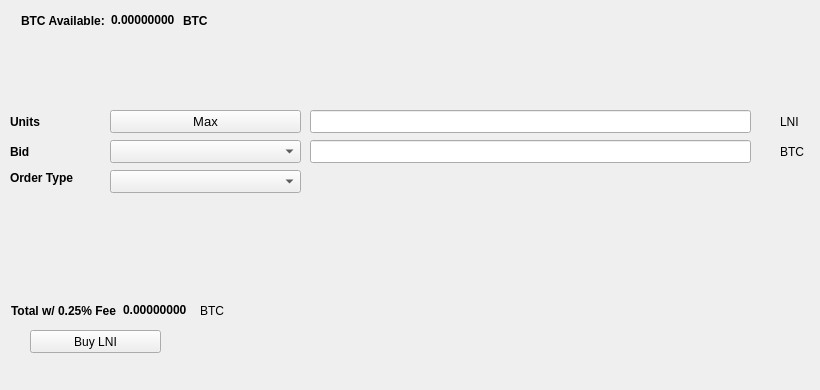
   <widget class="QWidget" name="BuyTab">
    <attribute name="title">
     <string>Buy</string>
    </attribute>
    <widget class="QPushButton" name="BuyPIV">
     <property name="geometry">
      <rect>
       <x>30</x>
       <y>330</y>
       <width>131</width>
       <height>23</height>
      </rect>
     </property>
     <property name="text">
      <string>Buy LNI</string>
     </property>
     <property name="icon">
      <iconset resource="../loonie.qrc">
       <normaloff>:/icons/bitcoin</normaloff>:/icons/bitcoin</iconset>
     </property>
    </widget>
    <widget class="QLabel" name="label_3">
     <property name="geometry">
      <rect>
       <x>10</x>
       <y>110</y>
       <width>46</width>
       <height>23</height>
      </rect>
     </property>
     <property name="font">
      <font>
       <weight>75</weight>
       <bold>true</bold>
      </font>
     </property>
     <property name="text">
      <string>Units</string>
     </property>
    </widget>
    <widget class="QLineEdit" name="UnitsInput">
     <property name="geometry">
      <rect>
       <x>310</x>
       <y>110</y>
       <width>441</width>
       <height>23</height>
      </rect>
     </property>
     <property name="font">
      <font>
       <pointsize>9</pointsize>
       <weight>75</weight>
       <bold>true</bold>
      </font>
     </property>
    </widget>
    <widget class="QLineEdit" name="BuyBidPriceEdit">
     <property name="geometry">
      <rect>
       <x>310</x>
       <y>140</y>
       <width>441</width>
       <height>23</height>
      </rect>
     </property>
     <property name="font">
      <font>
       <pointsize>9</pointsize>
       <weight>75</weight>
       <bold>true</bold>
      </font>
     </property>
    </widget>
    <widget class="QLabel" name="label_4">
     <property name="geometry">
      <rect>
       <x>780</x>
       <y>110</y>
       <width>31</width>
       <height>23</height>
      </rect>
     </property>
     <property name="text">
      <string>LNI</string>
     </property>
    </widget>
    <widget class="QLabel" name="label_5">
     <property name="geometry">
      <rect>
       <x>780</x>
       <y>140</y>
       <width>31</width>
       <height>23</height>
      </rect>
     </property>
     <property name="text">
      <string>BTC</string>
     </property>
    </widget>
    <widget class="QLabel" name="label_6">
     <property name="geometry">
      <rect>
       <x>10</x>
       <y>140</y>
       <width>46</width>
       <height>23</height>
      </rect>
     </property>
     <property name="font">
      <font>
       <weight>75</weight>
       <bold>true</bold>
      </font>
     </property>
     <property name="text">
      <string>Bid</string>
     </property>
    </widget>
    <widget class="QLabel" name="label_7">
     <property name="geometry">
      <rect>
       <x>10</x>
       <y>170</y>
       <width>91</width>
       <height>16</height>
      </rect>
     </property>
     <property name="font">
      <font>
       <weight>75</weight>
       <bold>true</bold>
      </font>
     </property>
     <property name="text">
      <string>Order Type</string>
     </property>
    </widget>
    <widget class="QPushButton" name="Buy_Max_Amount">
     <property name="geometry">
      <rect>
       <x>110</x>
       <y>110</y>
       <width>191</width>
       <height>23</height>
      </rect>
     </property>
     <property name="font">
      <font>
       <pointsize>10</pointsize>
      </font>
     </property>
     <property name="text">
      <string>Max</string>
     </property>
    </widget>
    <widget class="QComboBox" name="BuyBidcomboBox">
     <property name="geometry">
      <rect>
       <x>110</x>
       <y>140</y>
       <width>191</width>
       <height>23</height>
      </rect>
     </property>
     <property name="font">
      <font>
       <pointsize>10</pointsize>
      </font>
     </property>
    </widget>
    <widget class="QComboBox" name="buyOrdertypeCombo">
     <property name="geometry">
      <rect>
       <x>110</x>
       <y>170</y>
       <width>191</width>
       <height>23</height>
      </rect>
     </property>
     <property name="font">
      <font>
       <pointsize>10</pointsize>
      </font>
     </property>
    </widget>
    <widget class="QWidget" name="layoutWidget1">
     <property name="geometry">
      <rect>
       <x>21</x>
       <y>11</y>
       <width>227</width>
       <height>19</height>
      </rect>
     </property>
     <layout class="QHBoxLayout" name="horizontalLayout_3">
      <item>
       <widget class="QLabel" name="label232">
        <property name="font">
         <font>
          <weight>75</weight>
          <bold>true</bold>
         </font>
        </property>
        <property name="text">
         <string>BTC Available:</string>
        </property>
       </widget>
      </item>
      <item>
       <widget class="QLabel" name="BtcAvailableLbl">
        <property name="palette">
         <palette>
          <active>
           <colorrole role="WindowText">
            <brush brushstyle="SolidPattern">
             <color alpha="255">
              <red>0</red>
              <green>0</green>
              <blue>0</blue>
             </color>
            </brush>
           </colorrole>
           <colorrole role="Button">
            <brush brushstyle="SolidPattern">
             <color alpha="255">
              <red>0</red>
              <green>170</green>
              <blue>0</blue>
             </color>
            </brush>
           </colorrole>
           <colorrole role="Light">
            <brush brushstyle="SolidPattern">
             <color alpha="255">
              <red>0</red>
              <green>255</green>
              <blue>0</blue>
             </color>
            </brush>
           </colorrole>
           <colorrole role="Midlight">
            <brush brushstyle="SolidPattern">
             <color alpha="255">
              <red>0</red>
              <green>212</green>
              <blue>0</blue>
             </color>
            </brush>
           </colorrole>
           <colorrole role="Dark">
            <brush brushstyle="SolidPattern">
             <color alpha="255">
              <red>0</red>
              <green>85</green>
              <blue>0</blue>
             </color>
            </brush>
           </colorrole>
           <colorrole role="Mid">
            <brush brushstyle="SolidPattern">
             <color alpha="255">
              <red>0</red>
              <green>113</green>
              <blue>0</blue>
             </color>
            </brush>
           </colorrole>
           <colorrole role="Text">
            <brush brushstyle="SolidPattern">
             <color alpha="255">
              <red>0</red>
              <green>170</green>
              <blue>0</blue>
             </color>
            </brush>
           </colorrole>
           <colorrole role="BrightText">
            <brush brushstyle="SolidPattern">
             <color alpha="255">
              <red>255</red>
              <green>255</green>
              <blue>255</blue>
             </color>
            </brush>
           </colorrole>
           <colorrole role="ButtonText">
            <brush brushstyle="SolidPattern">
             <color alpha="255">
              <red>0</red>
              <green>0</green>
              <blue>0</blue>
             </color>
            </brush>
           </colorrole>
           <colorrole role="Base">
            <brush brushstyle="SolidPattern">
             <color alpha="255">
              <red>255</red>
              <green>255</green>
              <blue>255</blue>
             </color>
            </brush>
           </colorrole>
           <colorrole role="Window">
            <brush brushstyle="SolidPattern">
             <color alpha="255">
              <red>0</red>
              <green>170</green>
              <blue>0</blue>
             </color>
            </brush>
           </colorrole>
           <colorrole role="Shadow">
            <brush brushstyle="SolidPattern">
             <color alpha="255">
              <red>0</red>
              <green>0</green>
              <blue>0</blue>
             </color>
            </brush>
           </colorrole>
           <colorrole role="AlternateBase">
            <brush brushstyle="SolidPattern">
             <color alpha="255">
              <red>127</red>
              <green>212</green>
              <blue>127</blue>
             </color>
            </brush>
           </colorrole>
           <colorrole role="ToolTipBase">
            <brush brushstyle="SolidPattern">
             <color alpha="255">
              <red>255</red>
              <green>255</green>
              <blue>220</blue>
             </color>
            </brush>
           </colorrole>
           <colorrole role="ToolTipText">
            <brush brushstyle="SolidPattern">
             <color alpha="255">
              <red>0</red>
              <green>0</green>
              <blue>0</blue>
             </color>
            </brush>
           </colorrole>
          </active>
          <inactive>
           <colorrole role="WindowText">
            <brush brushstyle="SolidPattern">
             <color alpha="255">
              <red>0</red>
              <green>0</green>
              <blue>0</blue>
             </color>
            </brush>
           </colorrole>
           <colorrole role="Button">
            <brush brushstyle="SolidPattern">
             <color alpha="255">
              <red>0</red>
              <green>170</green>
              <blue>0</blue>
             </color>
            </brush>
           </colorrole>
           <colorrole role="Light">
            <brush brushstyle="SolidPattern">
             <color alpha="255">
              <red>0</red>
              <green>255</green>
              <blue>0</blue>
             </color>
            </brush>
           </colorrole>
           <colorrole role="Midlight">
            <brush brushstyle="SolidPattern">
             <color alpha="255">
              <red>0</red>
              <green>212</green>
              <blue>0</blue>
             </color>
            </brush>
           </colorrole>
           <colorrole role="Dark">
            <brush brushstyle="SolidPattern">
             <color alpha="255">
              <red>0</red>
              <green>85</green>
              <blue>0</blue>
             </color>
            </brush>
           </colorrole>
           <colorrole role="Mid">
            <brush brushstyle="SolidPattern">
             <color alpha="255">
              <red>0</red>
              <green>113</green>
              <blue>0</blue>
             </color>
            </brush>
           </colorrole>
           <colorrole role="Text">
            <brush brushstyle="SolidPattern">
             <color alpha="255">
              <red>0</red>
              <green>170</green>
              <blue>0</blue>
             </color>
            </brush>
           </colorrole>
           <colorrole role="BrightText">
            <brush brushstyle="SolidPattern">
             <color alpha="255">
              <red>255</red>
              <green>255</green>
              <blue>255</blue>
             </color>
            </brush>
           </colorrole>
           <colorrole role="ButtonText">
            <brush brushstyle="SolidPattern">
             <color alpha="255">
              <red>0</red>
              <green>0</green>
              <blue>0</blue>
             </color>
            </brush>
           </colorrole>
           <colorrole role="Base">
            <brush brushstyle="SolidPattern">
             <color alpha="255">
              <red>255</red>
              <green>255</green>
              <blue>255</blue>
             </color>
            </brush>
           </colorrole>
           <colorrole role="Window">
            <brush brushstyle="SolidPattern">
             <color alpha="255">
              <red>0</red>
              <green>170</green>
              <blue>0</blue>
             </color>
            </brush>
           </colorrole>
           <colorrole role="Shadow">
            <brush brushstyle="SolidPattern">
             <color alpha="255">
              <red>0</red>
              <green>0</green>
              <blue>0</blue>
             </color>
            </brush>
           </colorrole>
           <colorrole role="AlternateBase">
            <brush brushstyle="SolidPattern">
             <color alpha="255">
              <red>127</red>
              <green>212</green>
              <blue>127</blue>
             </color>
            </brush>
           </colorrole>
           <colorrole role="ToolTipBase">
            <brush brushstyle="SolidPattern">
             <color alpha="255">
              <red>255</red>
              <green>255</green>
              <blue>220</blue>
             </color>
            </brush>
           </colorrole>
           <colorrole role="ToolTipText">
            <brush brushstyle="SolidPattern">
             <color alpha="255">
              <red>0</red>
              <green>0</green>
              <blue>0</blue>
             </color>
            </brush>
           </colorrole>
          </inactive>
          <disabled>
           <colorrole role="WindowText">
            <brush brushstyle="SolidPattern">
             <color alpha="255">
              <red>0</red>
              <green>85</green>
              <blue>0</blue>
             </color>
            </brush>
           </colorrole>
           <colorrole role="Button">
            <brush brushstyle="SolidPattern">
             <color alpha="255">
              <red>0</red>
              <green>170</green>
              <blue>0</blue>
             </color>
            </brush>
           </colorrole>
           <colorrole role="Light">
            <brush brushstyle="SolidPattern">
             <color alpha="255">
              <red>0</red>
              <green>255</green>
              <blue>0</blue>
             </color>
            </brush>
           </colorrole>
           <colorrole role="Midlight">
            <brush brushstyle="SolidPattern">
             <color alpha="255">
              <red>0</red>
              <green>212</green>
              <blue>0</blue>
             </color>
            </brush>
           </colorrole>
           <colorrole role="Dark">
            <brush brushstyle="SolidPattern">
             <color alpha="255">
              <red>0</red>
              <green>85</green>
              <blue>0</blue>
             </color>
            </brush>
           </colorrole>
           <colorrole role="Mid">
            <brush brushstyle="SolidPattern">
             <color alpha="255">
              <red>0</red>
              <green>113</green>
              <blue>0</blue>
             </color>
            </brush>
           </colorrole>
           <colorrole role="Text">
            <brush brushstyle="SolidPattern">
             <color alpha="255">
              <red>0</red>
              <green>85</green>
              <blue>0</blue>
             </color>
            </brush>
           </colorrole>
           <colorrole role="BrightText">
            <brush brushstyle="SolidPattern">
             <color alpha="255">
              <red>255</red>
              <green>255</green>
              <blue>255</blue>
             </color>
            </brush>
           </colorrole>
           <colorrole role="ButtonText">
            <brush brushstyle="SolidPattern">
             <color alpha="255">
              <red>0</red>
              <green>85</green>
              <blue>0</blue>
             </color>
            </brush>
           </colorrole>
           <colorrole role="Base">
            <brush brushstyle="SolidPattern">
             <color alpha="255">
              <red>0</red>
              <green>170</green>
              <blue>0</blue>
             </color>
            </brush>
           </colorrole>
           <colorrole role="Window">
            <brush brushstyle="SolidPattern">
             <color alpha="255">
              <red>0</red>
              <green>170</green>
              <blue>0</blue>
             </color>
            </brush>
           </colorrole>
           <colorrole role="Shadow">
            <brush brushstyle="SolidPattern">
             <color alpha="255">
              <red>0</red>
              <green>0</green>
              <blue>0</blue>
             </color>
            </brush>
           </colorrole>
           <colorrole role="AlternateBase">
            <brush brushstyle="SolidPattern">
             <color alpha="255">
              <red>0</red>
              <green>170</green>
              <blue>0</blue>
             </color>
            </brush>
           </colorrole>
           <colorrole role="ToolTipBase">
            <brush brushstyle="SolidPattern">
             <color alpha="255">
              <red>255</red>
              <green>255</green>
              <blue>220</blue>
             </color>
            </brush>
           </colorrole>
           <colorrole role="ToolTipText">
            <brush brushstyle="SolidPattern">
             <color alpha="255">
              <red>0</red>
              <green>0</green>
              <blue>0</blue>
             </color>
            </brush>
           </colorrole>
          </disabled>
         </palette>
        </property>
        <property name="font">
         <font>
          <weight>75</weight>
          <bold>true</bold>
         </font>
        </property>
        <property name="text">
         <string>0.00000000</string>
        </property>
        <property name="textInteractionFlags">
         <set>Qt::LinksAccessibleByMouse|Qt::TextSelectableByKeyboard|Qt::TextSelectableByMouse</set>
        </property>
       </widget>
      </item>
      <item>
       <widget class="QLabel" name="BtcAvailableLbl_2">
        <property name="font">
         <font>
          <weight>75</weight>
          <bold>true</bold>
         </font>
        </property>
        <property name="text">
         <string>BTC</string>
        </property>
       </widget>
      </item>
     </layout>
    </widget>
    <widget class="QWidget" name="layoutWidge2">
     <property name="geometry">
      <rect>
       <x>11</x>
       <y>301</y>
       <width>259</width>
       <height>19</height>
      </rect>
     </property>
     <layout class="QHBoxLayout" name="horizontalLayout_4">
      <item>
       <widget class="QLabel" name="label_9">
        <property name="font">
         <font>
          <weight>75</weight>
          <bold>true</bold>
         </font>
        </property>
        <property name="text">
         <string>Total w/ 0.25% Fee</string>
        </property>
       </widget>
      </item>
      <item>
       <widget class="QLabel" name="BuyCostLabel">
        <property name="palette">
         <palette>
          <active>
           <colorrole role="WindowText">
            <brush brushstyle="SolidPattern">
             <color alpha="255">
              <red>0</red>
              <green>0</green>
              <blue>0</blue>
             </color>
            </brush>
           </colorrole>
           <colorrole role="Button">
            <brush brushstyle="SolidPattern">
             <color alpha="255">
              <red>0</red>
              <green>170</green>
              <blue>0</blue>
             </color>
            </brush>
           </colorrole>
           <colorrole role="Light">
            <brush brushstyle="SolidPattern">
             <color alpha="255">
              <red>0</red>
              <green>255</green>
              <blue>0</blue>
             </color>
            </brush>
           </colorrole>
           <colorrole role="Midlight">
            <brush brushstyle="SolidPattern">
             <color alpha="255">
              <red>0</red>
              <green>212</green>
              <blue>0</blue>
             </color>
            </brush>
           </colorrole>
           <colorrole role="Dark">
            <brush brushstyle="SolidPattern">
             <color alpha="255">
              <red>0</red>
              <green>85</green>
              <blue>0</blue>
             </color>
            </brush>
           </colorrole>
           <colorrole role="Mid">
            <brush brushstyle="SolidPattern">
             <color alpha="255">
              <red>0</red>
              <green>113</green>
              <blue>0</blue>
             </color>
            </brush>
           </colorrole>
           <colorrole role="Text">
            <brush brushstyle="SolidPattern">
             <color alpha="255">
              <red>0</red>
              <green>170</green>
              <blue>0</blue>
             </color>
            </brush>
           </colorrole>
           <colorrole role="BrightText">
            <brush brushstyle="SolidPattern">
             <color alpha="255">
              <red>255</red>
              <green>255</green>
              <blue>255</blue>
             </color>
            </brush>
           </colorrole>
           <colorrole role="ButtonText">
            <brush brushstyle="SolidPattern">
             <color alpha="255">
              <red>0</red>
              <green>0</green>
              <blue>0</blue>
             </color>
            </brush>
           </colorrole>
           <colorrole role="Base">
            <brush brushstyle="SolidPattern">
             <color alpha="255">
              <red>255</red>
              <green>255</green>
              <blue>255</blue>
             </color>
            </brush>
           </colorrole>
           <colorrole role="Window">
            <brush brushstyle="SolidPattern">
             <color alpha="255">
              <red>0</red>
              <green>170</green>
              <blue>0</blue>
             </color>
            </brush>
           </colorrole>
           <colorrole role="Shadow">
            <brush brushstyle="SolidPattern">
             <color alpha="255">
              <red>0</red>
              <green>0</green>
              <blue>0</blue>
             </color>
            </brush>
           </colorrole>
           <colorrole role="AlternateBase">
            <brush brushstyle="SolidPattern">
             <color alpha="255">
              <red>127</red>
              <green>212</green>
              <blue>127</blue>
             </color>
            </brush>
           </colorrole>
           <colorrole role="ToolTipBase">
            <brush brushstyle="SolidPattern">
             <color alpha="255">
              <red>255</red>
              <green>255</green>
              <blue>220</blue>
             </color>
            </brush>
           </colorrole>
           <colorrole role="ToolTipText">
            <brush brushstyle="SolidPattern">
             <color alpha="255">
              <red>0</red>
              <green>0</green>
              <blue>0</blue>
             </color>
            </brush>
           </colorrole>
          </active>
          <inactive>
           <colorrole role="WindowText">
            <brush brushstyle="SolidPattern">
             <color alpha="255">
              <red>0</red>
              <green>0</green>
              <blue>0</blue>
             </color>
            </brush>
           </colorrole>
           <colorrole role="Button">
            <brush brushstyle="SolidPattern">
             <color alpha="255">
              <red>0</red>
              <green>170</green>
              <blue>0</blue>
             </color>
            </brush>
           </colorrole>
           <colorrole role="Light">
            <brush brushstyle="SolidPattern">
             <color alpha="255">
              <red>0</red>
              <green>255</green>
              <blue>0</blue>
             </color>
            </brush>
           </colorrole>
           <colorrole role="Midlight">
            <brush brushstyle="SolidPattern">
             <color alpha="255">
              <red>0</red>
              <green>212</green>
              <blue>0</blue>
             </color>
            </brush>
           </colorrole>
           <colorrole role="Dark">
            <brush brushstyle="SolidPattern">
             <color alpha="255">
              <red>0</red>
              <green>85</green>
              <blue>0</blue>
             </color>
            </brush>
           </colorrole>
           <colorrole role="Mid">
            <brush brushstyle="SolidPattern">
             <color alpha="255">
              <red>0</red>
              <green>113</green>
              <blue>0</blue>
             </color>
            </brush>
           </colorrole>
           <colorrole role="Text">
            <brush brushstyle="SolidPattern">
             <color alpha="255">
              <red>0</red>
              <green>170</green>
              <blue>0</blue>
             </color>
            </brush>
           </colorrole>
           <colorrole role="BrightText">
            <brush brushstyle="SolidPattern">
             <color alpha="255">
              <red>255</red>
              <green>255</green>
              <blue>255</blue>
             </color>
            </brush>
           </colorrole>
           <colorrole role="ButtonText">
            <brush brushstyle="SolidPattern">
             <color alpha="255">
              <red>0</red>
              <green>0</green>
              <blue>0</blue>
             </color>
            </brush>
           </colorrole>
           <colorrole role="Base">
            <brush brushstyle="SolidPattern">
             <color alpha="255">
              <red>255</red>
              <green>255</green>
              <blue>255</blue>
             </color>
            </brush>
           </colorrole>
           <colorrole role="Window">
            <brush brushstyle="SolidPattern">
             <color alpha="255">
              <red>0</red>
              <green>170</green>
              <blue>0</blue>
             </color>
            </brush>
           </colorrole>
           <colorrole role="Shadow">
            <brush brushstyle="SolidPattern">
             <color alpha="255">
              <red>0</red>
              <green>0</green>
              <blue>0</blue>
             </color>
            </brush>
           </colorrole>
           <colorrole role="AlternateBase">
            <brush brushstyle="SolidPattern">
             <color alpha="255">
              <red>127</red>
              <green>212</green>
              <blue>127</blue>
             </color>
            </brush>
           </colorrole>
           <colorrole role="ToolTipBase">
            <brush brushstyle="SolidPattern">
             <color alpha="255">
              <red>255</red>
              <green>255</green>
              <blue>220</blue>
             </color>
            </brush>
           </colorrole>
           <colorrole role="ToolTipText">
            <brush brushstyle="SolidPattern">
             <color alpha="255">
              <red>0</red>
              <green>0</green>
              <blue>0</blue>
             </color>
            </brush>
           </colorrole>
          </inactive>
          <disabled>
           <colorrole role="WindowText">
            <brush brushstyle="SolidPattern">
             <color alpha="255">
              <red>0</red>
              <green>85</green>
              <blue>0</blue>
             </color>
            </brush>
           </colorrole>
           <colorrole role="Button">
            <brush brushstyle="SolidPattern">
             <color alpha="255">
              <red>0</red>
              <green>170</green>
              <blue>0</blue>
             </color>
            </brush>
           </colorrole>
           <colorrole role="Light">
            <brush brushstyle="SolidPattern">
             <color alpha="255">
              <red>0</red>
              <green>255</green>
              <blue>0</blue>
             </color>
            </brush>
           </colorrole>
           <colorrole role="Midlight">
            <brush brushstyle="SolidPattern">
             <color alpha="255">
              <red>0</red>
              <green>212</green>
              <blue>0</blue>
             </color>
            </brush>
           </colorrole>
           <colorrole role="Dark">
            <brush brushstyle="SolidPattern">
             <color alpha="255">
              <red>0</red>
              <green>85</green>
              <blue>0</blue>
             </color>
            </brush>
           </colorrole>
           <colorrole role="Mid">
            <brush brushstyle="SolidPattern">
             <color alpha="255">
              <red>0</red>
              <green>113</green>
              <blue>0</blue>
             </color>
            </brush>
           </colorrole>
           <colorrole role="Text">
            <brush brushstyle="SolidPattern">
             <color alpha="255">
              <red>0</red>
              <green>85</green>
              <blue>0</blue>
             </color>
            </brush>
           </colorrole>
           <colorrole role="BrightText">
            <brush brushstyle="SolidPattern">
             <color alpha="255">
              <red>255</red>
              <green>255</green>
              <blue>255</blue>
             </color>
            </brush>
           </colorrole>
           <colorrole role="ButtonText">
            <brush brushstyle="SolidPattern">
             <color alpha="255">
              <red>0</red>
              <green>85</green>
              <blue>0</blue>
             </color>
            </brush>
           </colorrole>
           <colorrole role="Base">
            <brush brushstyle="SolidPattern">
             <color alpha="255">
              <red>0</red>
              <green>170</green>
              <blue>0</blue>
             </color>
            </brush>
           </colorrole>
           <colorrole role="Window">
            <brush brushstyle="SolidPattern">
             <color alpha="255">
              <red>0</red>
              <green>170</green>
              <blue>0</blue>
             </color>
            </brush>
           </colorrole>
           <colorrole role="Shadow">
            <brush brushstyle="SolidPattern">
             <color alpha="255">
              <red>0</red>
              <green>0</green>
              <blue>0</blue>
             </color>
            </brush>
           </colorrole>
           <colorrole role="AlternateBase">
            <brush brushstyle="SolidPattern">
             <color alpha="255">
              <red>0</red>
              <green>170</green>
              <blue>0</blue>
             </color>
            </brush>
           </colorrole>
           <colorrole role="ToolTipBase">
            <brush brushstyle="SolidPattern">
             <color alpha="255">
              <red>255</red>
              <green>255</green>
              <blue>220</blue>
             </color>
            </brush>
           </colorrole>
           <colorrole role="ToolTipText">
            <brush brushstyle="SolidPattern">
             <color alpha="255">
              <red>0</red>
              <green>0</green>
              <blue>0</blue>
             </color>
            </brush>
           </colorrole>
          </disabled>
         </palette>
        </property>
        <property name="font">
         <font>
          <weight>75</weight>
          <bold>true</bold>
         </font>
        </property>
        <property name="autoFillBackground">
         <bool>false</bool>
        </property>
        <property name="text">
         <string>0.00000000</string>
        </property>
        <property name="textInteractionFlags">
         <set>Qt::LinksAccessibleByMouse|Qt::TextSelectableByMouse</set>
        </property>
       </widget>
      </item>
      <item>
       <widget class="QLabel" name="label_10">
        <property name="font">
         <font>
          <weight>50</weight>
          <bold>false</bold>
         </font>
        </property>
        <property name="text">
         <string>BTC</string>
        </property>
       </widget>
      </item>
     </layout>
    </widget>
    <widget class="QLabel" name="label_24">
     <property name="geometry">
      <rect>
       <x>460</x>
       <y>300</y>
       <width>281</width>
       <height>81</height>
      </rect>
     </property>
     <property name="text">
      <string/>
     </property>
     <property name="pixmap">
      <pixmap>:/images/bittrex</pixmap>
     </property>
    </widget>
   </widget>
